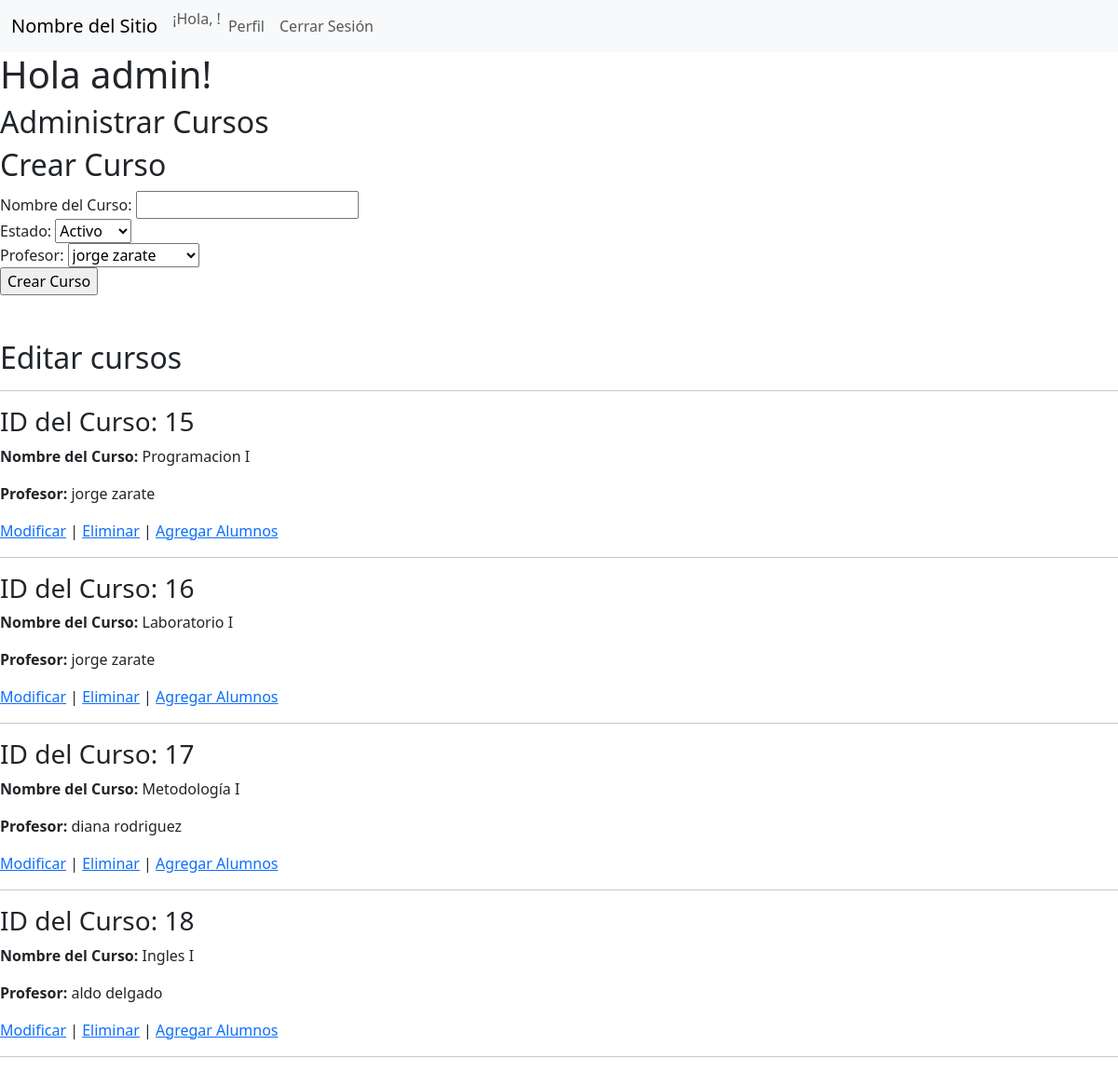
The app's page /admin/cursos/admin_cursos.php with its own data.
### tables this page shows
CREATE TABLE `cursos` (
  `id_curso` int(11) NOT NULL,
  `nombre` varchar(100) NOT NULL,
  `id_profesor` int(11) DEFAULT NULL,
  `estado` varchar(20) DEFAULT 'en curso'
);

CREATE TABLE `usuarios` (
  `id_usuario` int(11) NOT NULL,
  `nombre` varchar(50) NOT NULL,
  `correo` varchar(100) NOT NULL,
  `contrasena` varchar(255) NOT NULL,
  `rol` varchar(20) NOT NULL
);

### admin/cursos/admin_cursos.php (the view, shortened to what this page needs)
<!DOCTYPE html>
<html lang="en">
<head>
    <link rel="stylesheet" href="../../css/bootstrap.min.css">
    <link rel="stylesheet" href="../../css/estilos.css">
</head>
<body>
    <header>
        <nav class="navbar navbar-expand-lg navbar-light bg-light">
            <div class="container-fluid">
                <a class="navbar-brand" href="#">Nombre del Sitio</a>
                <div class="collapse navbar-collapse" id="navbarNav">
                    <ul class="navbar-nav ml-auto">
                        <li class="nav-item">
                            <span class="navbar-text">
                                ¡Hola, <?php echo $nombre_usuario; ?>!
                            </span>
                        </li>
                        <li class="nav-item">
                            <a class="nav-link" href="perfil_alumno.php">Perfil</a>
                        </li>
                        <li class="nav-item">
                            <form method="post" action="../php/cerrar_sesion.php">
                                <button type="submit" name="cerrar_sesion" class="nav-link btn btn-link">Cerrar Sesión</button>
                            </form>
                        </li>
                    </ul>
                </div>
            </div>
        </nav>
    </header>
    <h1>Hola admin!</h1>
    <?php
        include('../../php/conexion.php');
    ?>
    <h2>Administrar Cursos</h2>
    <h2>Crear Curso</h2>
    <form action="procesar_creacion_curso.php" method="post">
        <label for="nombre">Nombre del Curso:</label>
        <input type="text" name="nombre" required><br>
        <label for "estado">Estado:</label>
        <select name="estado">
            <option value="activo">Activo</option>
        </select><br>
        <label for="profesor">Profesor:</label>
        <select name="profesor">
            <?php
            $sqlProfesores = "SELECT id_usuario, nombre FROM usuarios WHERE rol = 'profesor'";
            $resultadoProfesores = $conexion->query($sqlProfesores);
            if ($resultadoProfesores->num_rows > 0) {
                while ($filaProfesor = $resultadoProfesores->fetch_assoc()) {
                    echo "<option value='" . $filaProfesor['id_usuario'] . "'>" . $filaProfesor['nombre'] . "</option>";
                }
            } else {
                echo "<option value='' disabled>No hay profesores</option>";
            }
            ?>
        </select>
        <br>
        <input type="submit" value="Crear Curso">
    </form>
    <br>
    <br>
    <h2>Editar cursos</h2>
    <hr>
    <?php
        $sqlCursos = "SELECT * FROM cursos";
        $resultado = $conexion->query($sqlCursos);
        function obtenerNombreProfesor($idProfesor, $conexion) {
            $sql = "SELECT nombre FROM usuarios WHERE id_usuario = $idProfesor";
            $resultado = $conexion->query($sql);
            if ($resultado) {
                $fila = $resultado->fetch_assoc();
                return $fila['nombre'];
            } else {
                return "Error al obtener el nombre del profesor";
            }
        }
        if ($resultado) {
            if ($resultado->num_rows > 0) {
                while ($fila = $resultado->fetch_assoc()) {
                    echo "<h3>ID del Curso: " . $fila['id_curso'] . "</h3>";
                    echo "<p><strong>Nombre del Curso:</strong> " . $fila['nombre'] . "</p>";
                    echo "<p><strong>Profesor:</strong> " . obtenerNombreProfesor($fila['id_profesor'], $conexion) . "</p>";
                    echo "<p><a href='editar_curso.php?id=" . $fila['id_curso'] . "'>Modificar</a> | <a href='procesar_eliminacion_curso.php?id=" . $fila['id_curso'] . "' class='eliminar-link'>Eliminar</a> | <a href='agregar_alumnos.php?id=" . $fila['id_curso'] . "'>Agregar Alumnos</a></p>";
                    echo "<hr>";
                }
            } else {
                echo "No hay cursos.";
            }
        } else {
            echo "Error en la consulta: " . mysqli_error($conexion);
        }
    ?>
</body>
</html>

### css/estilos.css (style rules this page uses)
header { position: sticky; top: 0; z-index: 1000; }
.navbar-nav .nav-link { position: relative; transition: background-color 0.3s, color 0.3s; text-decoration: none; }
.navbar-nav .nav-link::after { content: ''; position: absolute; bottom: -2px; left: 0; width: 100%; height: 2px; background-color: transparent; transition: background-color 0.3s; }

### records on screen
cursos: id_curso "15", nombre "Programacion I", id_profesor.nombre "jorge zarate"
cursos: id_curso "16", nombre "Laboratorio I", id_profesor.nombre "jorge zarate"
cursos: id_curso "17", nombre "Metodología I", id_profesor.nombre "diana rodriguez"
cursos: id_curso "18", nombre "Ingles I", id_profesor.nombre "aldo delgado"

### other values on screen
form field profesor "jorge zarate"
